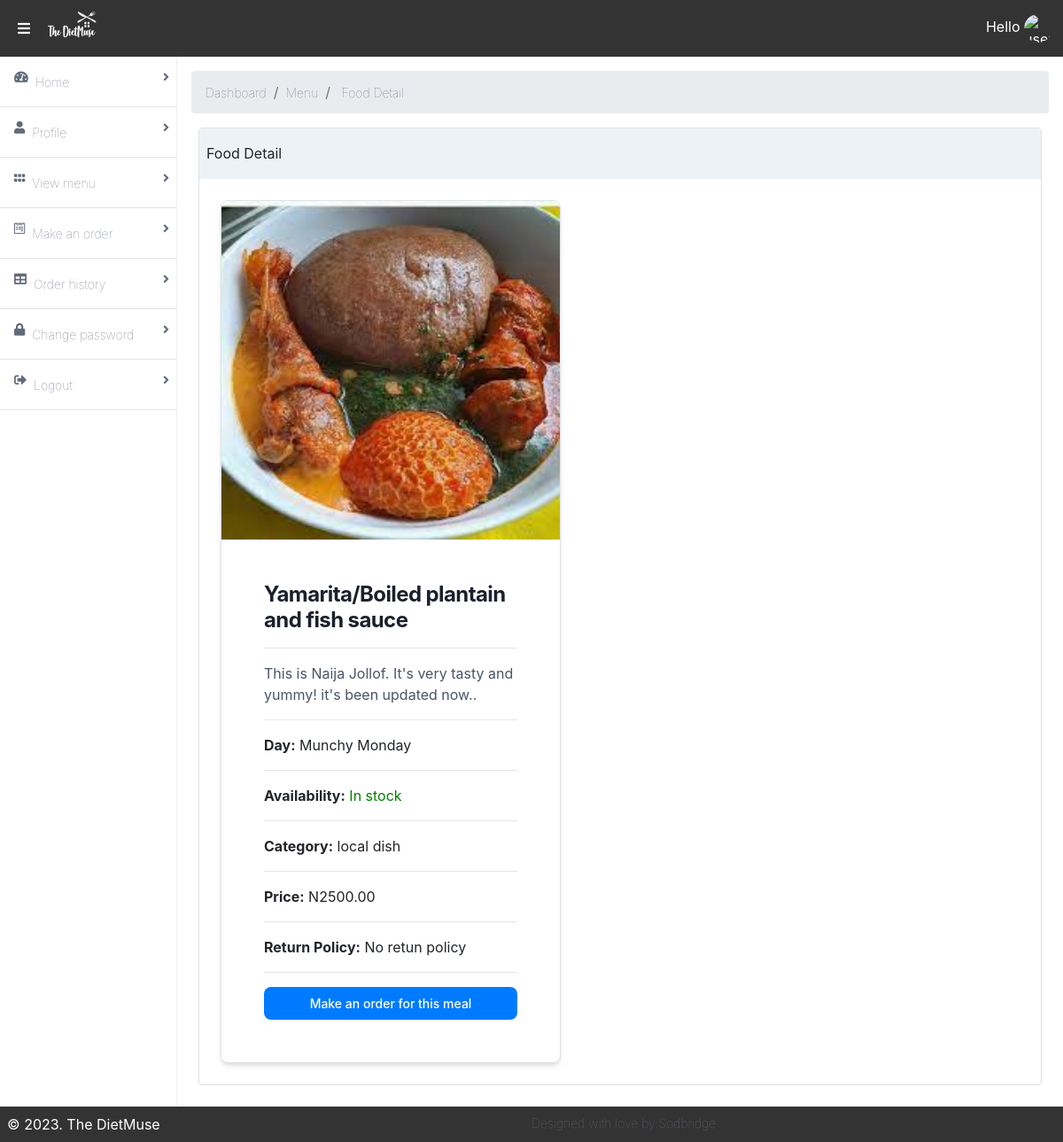
/food-menu/1/detail/, run on the app's committed database.
### app/models.py (models this page shows, shortened)
class Food(models.Model):
    name = models.CharField(max_length=200, db_index=True)
    slug = models.SlugField(max_length=200, db_index=True)
    category = models.ForeignKey(Category, related_name='categories', null=True, on_delete=models.CASCADE)
    image = models.ImageField(upload_to='food-menu/',blank=True)
    day = models.CharField(max_length=20, choices=week_choices, default='Munchy Monday')
    description = models.TextField(blank=True)
    return_policy = models.TextField(blank=True, null=True,)
    price = models.DecimalField(max_digits=10, null=True, decimal_places=2)
    available = models.BooleanField(default=True)
    created = models.DateTimeField(auto_now_add=True)
    updated = models.DateTimeField(auto_now=True)
    class Meta:
        index_together = (('id', 'slug'),)

class Category(models.Model):
    name = models.CharField(max_length=200, db_index=True)
    slug = models.SlugField(max_length=200, unique=True)
    class Meta:
        ordering = ('name',)
        verbose_name = 'category'
        verbose_name_plural = 'categories'
    def __str__(self):
        return self.name

### accounts/views.py (the view)
# urls.py: path('food-menu/<int:pk>/detail/', FoodMenuDetailView.as_view(template_name='foodmenu_detail.html'), name='menu-detail'),
class FoodMenuDetailView(DetailView):
	model = Food

### accounts/templates/foodmenu_detail.html (shortened to what this page needs)
{% extends 'base.html' %}
{% load static %}
{% load crispy_forms_tags %}
{% block content %}
<main class="bg-white-500 flex-1 p-3 overflow-hidden">
<nav aria-label="breadcrumb">
  <ol class="breadcrumb">
    <li class="breadcrumb-item"><a class="font-sans font-hairline hover:font-normal text-sm text-nav-item no-underline" href="{% url 'dashboard' %}">Dashboard</a></li>
    <li class="breadcrumb-item"><a class="font-sans font-hairline hover:font-normal text-sm text-nav-item no-underline" href="#">Menu</a></li>
    <li class="breadcrumb-item active" aria-current="page"> <span class="font-sans font-hairline hover:font-normal text-sm text-nav-item no-underline">Food Detail</span></li>
  </ol>
</nav>
    <div class="flex flex-col">
        <div class="flex flex-1  flex-col md:flex-row lg:flex-row mx-2">
            <div class="mb-2 border-solid border-gray-300 rounded border shadow-sm w-full">
                <div class="bg-gray-200 px-2 py-3 border-solid border-gray-200 border-b">
                    Food Detail
                </div>
                <div class="p-6">
                  <div class="max-w-sm bg-white rounded-lg border border-gray-200 shadow-md dark:bg-gray-800 dark:border-gray-700">
                      <a href="#">
                          <img class="rounded-t-lg" src="{{ object.image.url }}" width="100%" alt="food image">
                      </a>
                      <div class="p-5">
                          <a href="#">
                              <h5 class="mb-2 text-2xl font-bold tracking-tight text-gray-900 dark:text-white">{{ object.name }}</h5>
                          </a> <hr>
                          <p class="mb-3 font-normal text-gray-700 dark:text-gray-400">{{ object.description }}.
                            <hr><b>Day:</b> {{ object.day }}
                            <hr><b>Availability:</b> {% if object.available == True %} <span style="color:green">In stock</span>{% else %}
                            <span style="color:red">Out of stock</span>{% endif %} <hr> <b>Category:</b> {{ object.category }} <hr>
                              <b>Price:</b>  N{{ object.price }} <hr> <b>Return Policy:</b> {{ object.return_policy }} <hr>
                          </p>
                          {% if user.username == 'gabby'  %}
                           <b>Date added:</b> {{ object.created }}
                          {% elif object.available == True %}
                          <a href="{% url 'make-order' %}" class="inline-flex items-center py-2 px-3 text-sm font-medium text-center text-white bg-blue-700 rounded-lg hover:bg-blue-800 focus:ring-4 focus:outline-none focus:ring-blue-300 dark:bg-blue-600 dark:hover:bg-blue-700 dark:focus:ring-blue-800 btn-block btn-primary">
                             Make an order for this meal
                          </a>
                          {% endif %}
                      </div>
                  </div>
                </div>
            </div>
        </div>
    </div>
</main>
{% endblock content %}

### data on the page
Food: image (picture), name "Yamarita/Boiled plantain and fish sauce", description "This is Naija Jollof. It's very tasty and yummy! it's been updated now.", day "Munchy Monday", category "local dish", price "2500.00", return_policy "No retun policy"
